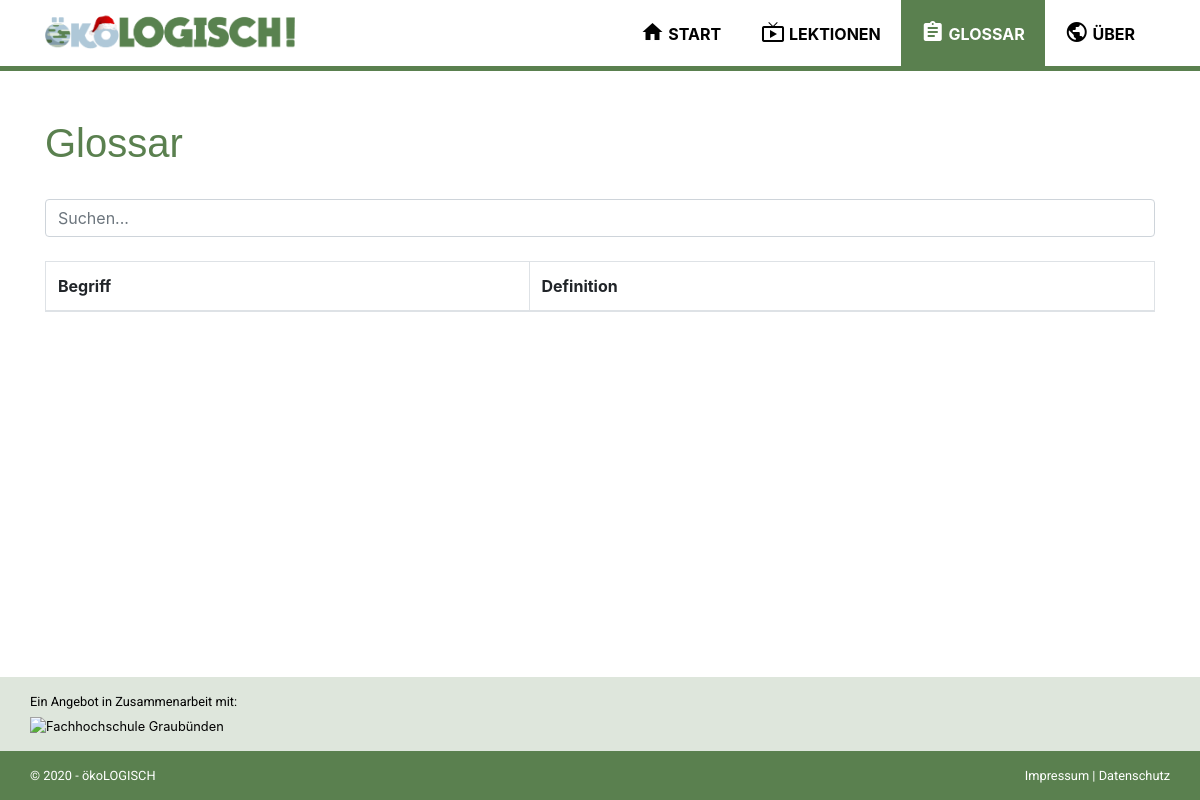
The page /glossar.php on the database as committed earlier.
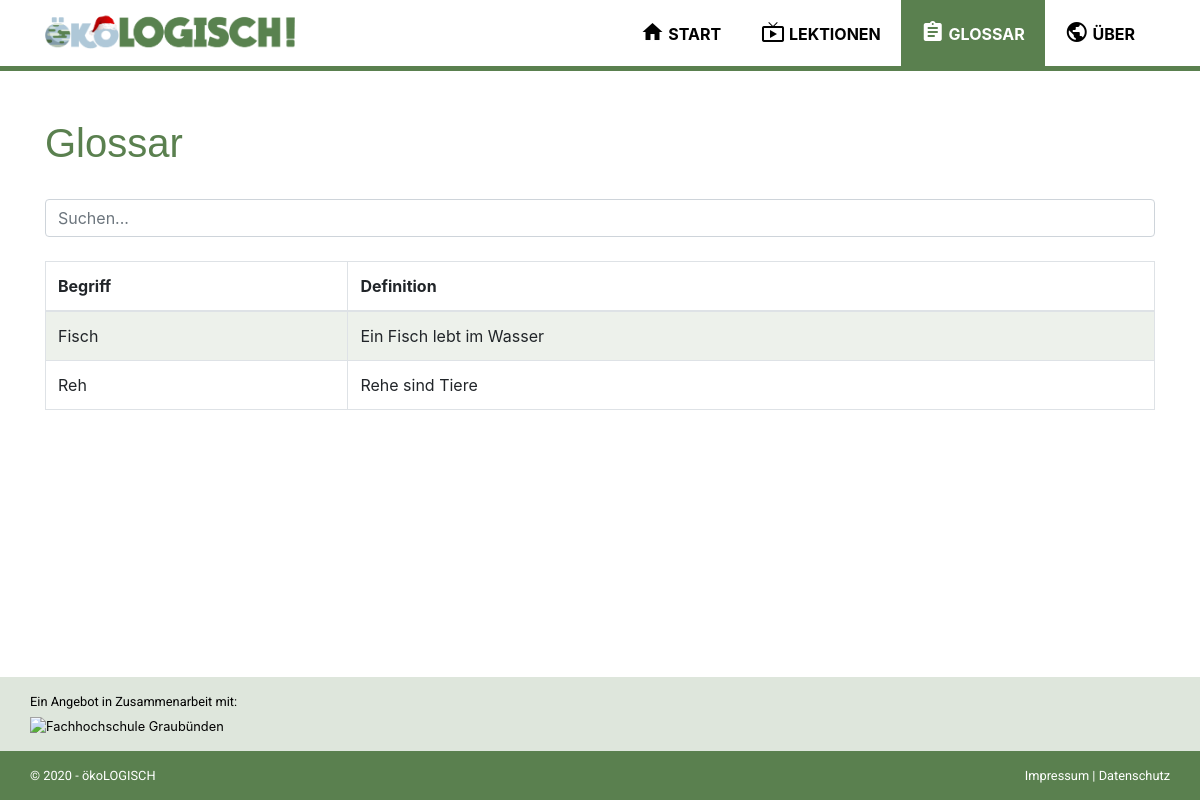
The same page on the database as committed later.
### tables this page shows
CREATE TABLE `tbl_glossar` (
  `id` int(11) NOT NULL,
  `name` varchar(255) NOT NULL,
  `definition` text NOT NULL
);

### data/data.php (called while the page is built, shortened)
<?php
function get_db_connection()
{
	global $db_host, $db_name, $db_user, $db_pass, $db_charset;
	$dsn = "mysql:host=$db_host;dbname=$db_name;charset=$db_charset";
	$options = [
		PDO::ATTR_ERRMODE            => PDO::ERRMODE_EXCEPTION,
		PDO::ATTR_DEFAULT_FETCH_MODE => PDO::FETCH_ASSOC,
		PDO::ATTR_EMULATE_PREPARES   => false
	];
	try {
		$db = new PDO($dsn, $db_user, $db_pass, $options);
	} catch (\PDOException $e) {
		throw new \PDOException($e->getMessage(), (int)$e->getCode());
	}
	return $db;
}
function get_glossar()
{
	$db = get_db_connection();
	$sql = "SELECT * FROM tbl_glossar;";
	$result = $db->query($sql);
	return $result->fetchAll();
}

### glossar.php (the view)
<?php
require_once('data/data.php');
$definitions = get_glossar();
?>
<?php require_once('templates/head.php'); ?>
<?php require_once('templates/navbar.php'); ?>
<section class="container data-protection my-5">
    <h2 class="pb-4">Glossar</h2>
    <div class="row">
        <div class="col-12">
            <input class="form-control" id="searchInput" type="text" placeholder="Suchen...">
            <br>
            <table class="table table-bordered table-striped">
                <thead>
                    <tr>
                        <th>Begriff</th>
                        <th>Definition</th>
                    </tr>
                </thead>
                <tbody id="glossar_table">
                <?php
                    foreach ($definitions as $definition){
                ?>
                    <tr>
                        <td><?php echo $definition['name']; ?></td>
                        <td><?php echo $definition['definition']; ?></td>
                    </tr>
                    <?php } ?>
                </tbody>
            </table>
        </div>
    </div>
</section>
<?php require_once('templates/footer.php'); ?>

Rows that differ between the two databases and show on the page:
added tbl_glossar: name "Fisch", definition "Ein Fisch lebt im Wasser"
added tbl_glossar: name "Reh", definition "Rehe sind Tiere"
